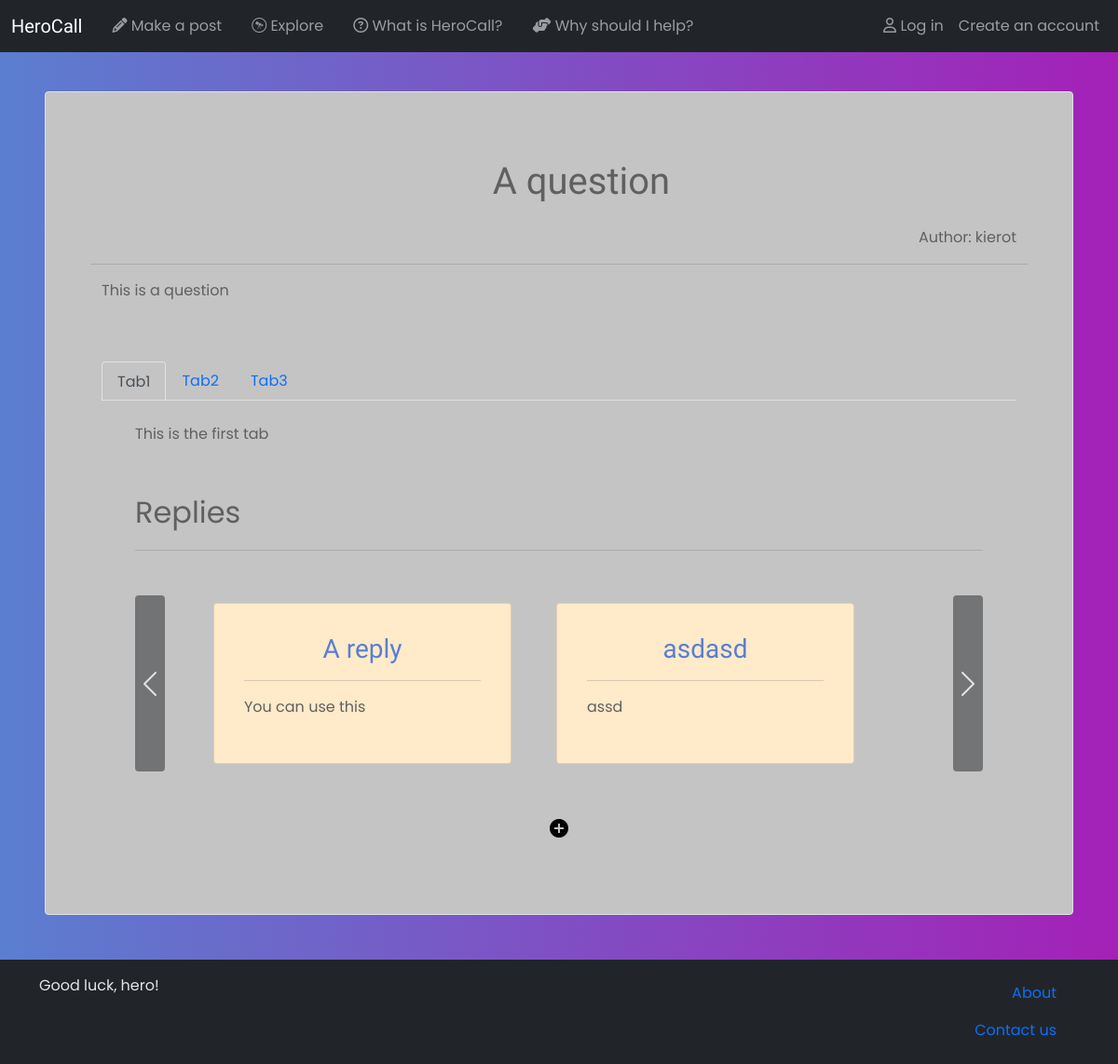
Before: /post/39/ with the older database file.
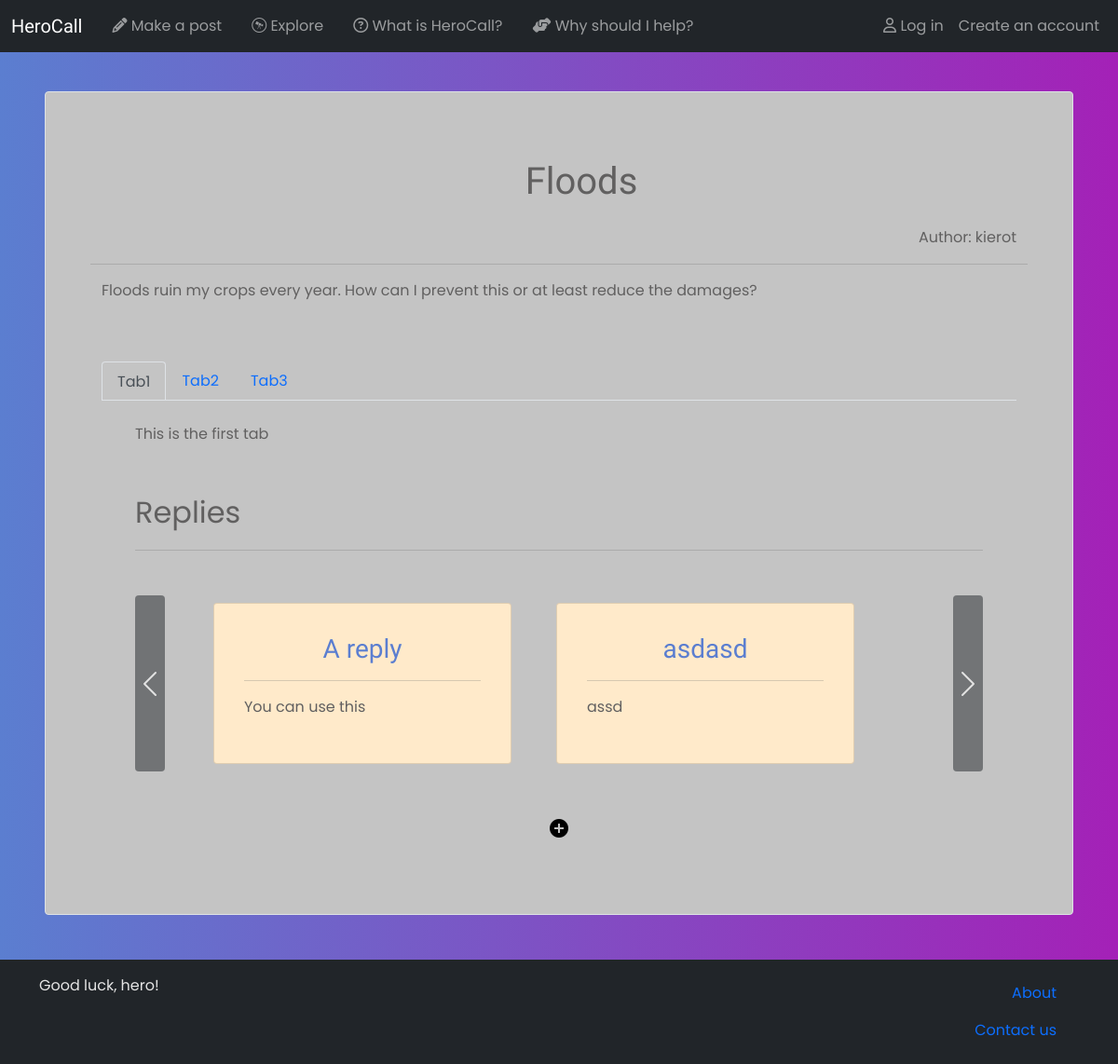
After: the same page with the newer database file.
### main/models.py (models this page shows, shortened)
class Post(models.Model):
    title = models.CharField(max_length=120)
    text = models.CharField(max_length=2000)
    author = models.ForeignKey(User, on_delete=models.PROTECT)
    reply_tab = models.IntegerField(null=True, blank=True)

class Tab(models.Model):
    title = models.CharField(max_length=120)
    text = models.CharField(max_length=2000)
    post = models.ForeignKey(Post, on_delete=models.CASCADE)

### main/views.py (the view)
# urls.py: path('post/<int:id>/', post, name="post"),
def post(request, id):
    main_post = Post.objects.all().get(id=id)
    posts = Post.objects.all()
    tabs = Tab.objects.all().filter(post=main_post)
    content = {
        'main_post':main_post,
        'posts':posts,
        'tabs':tabs,
    }
    return render(request, 'post.html', content)

### main/templatetags/hero_comments.py (called while the page is built)
@register.filter
def org_replies(replies, tab_id):
    i = 0
    views = []
    for reply in replies:
        if reply.reply_tab == tab_id:
            if i % 2 == 0:
                views.append([reply])
            else:
                views[len(views)-1].append(reply)
            i += 1
    return views

@register.filter
def markdown_parse(text):
    return text

@register.simple_tag
def get_tabs(post):
    response = "<select class='form-select' onchange='select_tab(this)'><option selected>Select tab</options>"
    tabs = Tab.objects.all().filter(post=post)
    if len(tabs) == 0:
        return ""
    for tab in tabs:
        response += f'<option value="rtab_{tab.id}">{tab.title}</option>'
    response += "</select>"
    return format_html(response)

### main/templates/post.html
{% extends 'base.html' %}
{% load hero_comments %}
{% block content %}
<div class='container'>
    <div class='row border p-5 post rounded'>
        <h1 class='text-center m-4 post-title'>{{main_post.title}}</h1>
        <p class='text-end'>Author: {{main_post.author}}</p>
        <hr>
        <p>{{main_post.text|markdown_parse}}</p>
        <nav class='mt-5'>
            <div class="nav nav-tabs" id="nav-tab" role="tablist">
                {% for tab in tabs %}
                    {% if forloop.first %}
                        <button class="nav-link active" id="nav-{{tab.title|cut:' ' }}-tab" data-bs-toggle="tab" data-bs-target="#nav-{{tab.title|cut:' ' }}" type="button" role="tab" aria-controls="nav-{{tab.title|cut:' ' }}" aria-selected="true">{{tab.title}}</button>
                    {% else %}
                        <button class="nav-link" id="nav-{{tab.title|cut:' '}}-tab" data-bs-toggle="tab" data-bs-target="#nav-{{tab.title|cut:' ' }}" type="button" role="tab" aria-controls="nav-{{tab.title|cut:' ' }}" aria-selected="false">{{tab.title}}</button>
                    {% endif %}
                {% endfor %}
            </div>
        </nav>
        <div class="tab-content py-4 px-5" id="nav-tabContent">
            {% for tab in tabs %}
                {% if forloop.first %}
                    <div class="tab-pane fade show active" id="nav-{{tab.title|cut:' ' }}" role="tabpanel" aria-labelledby="nav-{{tab.title|cut:' '}}-tab">
                        {% include 'builder/tabs_content.html' %}
                    </div>
                {% else %}
                    <div class="tab-pane fade" id="nav-{{tab.title|cut:' ' }}" role="tabpanel" aria-labelledby="nav-{{tab.title|cut:' ' }}-tab">
                        {% include 'builder/tabs_content.html' %}
                    </div>
                {% endif %}
            {% endfor %}
        </div>
    </div>
</div>
{% endblock %}

### main/templates/base.html (shortened to what this page needs)
{% load static %}
<!DOCTYPE html>
<html>
<head>
    <link href="https://cdn.jsdelivr.net/npm/bootstrap@5.0.2/dist/css/bootstrap.min.css" rel="stylesheet">
    <link rel="stylesheet" href="{% static 'css/main.css' %}">
</head>
<body>
    <header>
        <nav class="navbar navbar-expand-md navbar-dark fixed-top bg-dark">
            <div class="container-fluid">
                <a class="navbar-brand" href="/" style="font-family: 'Staatliches', cursive;">HeroCall</a>
                <div class="collapse navbar-collapse" id="navbarCollapse">
                    <ul class="navbar-nav me-auto mb-2 mb-md-0">
                        <li class="nav-item mx-2">
                            <a class="nav-link" href="{% url 'make_post' %}"><i class="fas fa-pencil-alt"></i> Make a post</a>
                        </li>
                        <li class="nav-item mx-2">
                            <a class="nav-link" href="{% url 'explore' %}"><i class="fab fa-wpexplorer"></i> Explore</a>
                        </li>
                        <li class="nav-item mx-2">
                            <a class="nav-link" href="#"><i class="far fa-question-circle"></i> What is HeroCall?</a>
                        </li>
                        <li class="nav-item mx-2">
                            <a class="nav-link" href="#"><i class="fas fa-hands-helping"></i> Why should I help?</a>
                        </li>
                    </ul>
                    <ul class="navbar-nav">
                        {% if user.is_authenticated %}
                            <li class="nav-item">
                                <a class="nav-link" href="{% url 'profile' %}"><i class="far fa-user"></i> Profile</a>
                            </li>
                            <li class="nav-item">
                                <a class="nav-link" href="{% url 'logout' %}">Log out</a>
                            </li>
                        {% else %}
                            <li class="nav-item">
                                <a class="nav-link" href="{% url 'login' %}"><i class="far fa-user"></i> Log in</a>
                            </li>
                            <li class="nav-item">
                                <a class="nav-link" href="{% url 'create_account' %}">Create an account</a>
                            </li>
                        {% endif %}
                    </ul>
                </div>
            </div>
        </nav>
    </header>
    <main role='main' class='p-5'>
        {% block content %}{% endblock %}
    </main>
    <footer class="footer py-3">
        <div class="container">
            <div class='row'>
                <div class='col-8'>
                    <p>Good luck, hero!</p>
                </div>
                <div class='col text-end'>
                    <a class='nav-link mx-2' href="#">About</a>
                    <a class='nav-link mx-2' href="#">Contact us</a>
                </div>
            </div>
        </div>
    </footer>
</body>
</html>

### main/templates/builder/tabs_content.html
{{tab.text}}
<div class='mb-3 mt-5 fs-2'>Replies</div>
<hr>
{% include 'builder/horiz.html' %}
<div class='d-flex justify-content-center'>
    <form action="{% url 'make_post' %}" class='mt-3'>
        <button type="submit" class="border-0 bg-transparent"><input type="text" name='reply' class='d-none' value="{{ tab.id }}"><span class="material-icons">add_circle</span></button>
    </form>
</div>

### main/templates/builder/horiz.html (shortened to what this page needs)
{% load hero_comments %}
<div id="carouselExampleControls-{{tab.title|cut:' ' }}" class="carousel slide" data-bs-interval=false>
    <div class="carousel-inner mx-5">
        {% for view in posts|org_replies:tab.id %}
            {% if forloop.first %}
                <div class="carousel-item active">
                    {% include 'builder/item.html' %}
                </div>
            {% else %}
                <div class="carousel-item">
                    {% include 'builder/item.html' %}
                </div>
            {% endif %}
        {% endfor %}
    </div>
    <button class="carousel-control-prev bg-dark rounded reply-button" type="button" data-bs-target="#carouselExampleControls-{{tab.title|cut:' ' }}" data-bs-slide="prev">
    <span class="carousel-control-prev-icon" aria-hidden="true"></span>
    </button>
    <button class="carousel-control-next bg-dark rounded reply-button"  type="button" data-bs-target="#carouselExampleControls-{{tab.title|cut:' ' }}" data-bs-slide="next">
    <span class="carousel-control-next-icon" aria-hidden="true"></span>
    </button>
</div>

### main/templates/builder/item.html
<div class='row mt-3 px-4'>
    <ul class="nav nav-pills mb-3" id="pills-tab" role="tablist">
        {% for reply in view %}
            <li class="nav-item" role="presentation">
                <div id="pills-{{reply.title|cut:' '}}-tab" data-bs-toggle="pill" data-bs-target="#pills-{{reply.title|cut:' '}}" type="button" role="tab" aria-controls="pills-{{reply.title|cut:' '}}" aria-selected="true">
                    {% include 'builder/post_prev.html' with post=reply selected='focused' %}
                </div>
            </li>
        {% endfor %}
    </ul>
</div>

### main/templates/builder/post_prev.html (shortened to what this page needs)
{% load hero_comments %}
<div class="card m-4 p-3 post-preview rounded reply-post" style="width: 20rem; {% if selected == 'focused' %}hover(this){% endif %}" onclick="{% if selected == 'focused' %}focused(this){% endif %}">
    <div class="card-body">
        <div class='row'>
            <h5 class="card-title my-0 text-center">
                <a href="{% url 'post' id=post.id %}" class='text-decoration-none fs-3'>{{post.title}}</a>
            </h5>
        </div>
        <hr>
        <div class='row'>
            <p>{{post.text|markdown_parse}}</p>
        </div>
    </div>
</div>

### main/static/css/main.css (style rules this page uses)
html { overflow-x: hidden; }
body { color: #e4e4e4; padding-top: 50px; background-color: rgb(91, 126, 208); background-image: linear-gradient(to right, rgb(91, 126, 208) , #A421B7); font-family: 'Poppins', sans-serif; min-height: 100vh; overflow-x: hidden; }
h1 { font-weight: 300; font-family: 'PT Sans Caption', sans-serif; color: #e4e4e4; }
.post { background-color: #c4c4c4; color: #616060; }
.post-title { color: inherit }
.footer { background-color: #212529; position: sticky; top: 100%; }
.reply-button { width: auto; height: 75%; margin-top: 3.5%; }
.post-preview { transition: 0.5s; color: #616060; background-color: #ffeaca; }
.post-preview a { color:rgb(91, 126, 208); }
.card-title { font-family: 'Ubuntu', sans-serif; }
button.active.nav-link { background-color: inherit!important; border-bottom: none; }

Changed rows visible on the page:
changed Post "kierot": title "A question" → "Floods"; text "This is a question" → "Floods ruin my crops every year. How can I prevent this or at least reduce the damages?"
